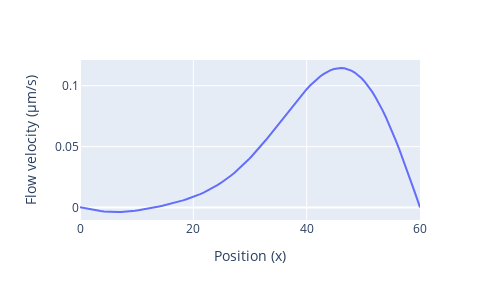

The notebook cell this image was saved under:
### Code cell
fig = px.line(x=np.linspace(0, 60, 100), y=generate_flow_profile(), 
              labels={"x": "Position (x)", "y": "Flow velocity (µm/s)"}, width=500, height=300)
fig.show()
